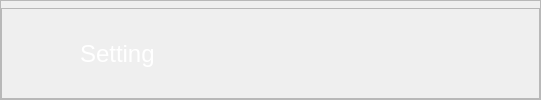
          <widget class="QFrame" name="frame_30">
           <property name="sizePolicy">
            <sizepolicy hsizetype="Expanding" vsizetype="Expanding">
             <horstretch>7</horstretch>
             <verstretch>2</verstretch>
            </sizepolicy>
           </property>
           <property name="minimumSize">
            <size>
             <width>541</width>
             <height>48</height>
            </size>
           </property>
           <property name="styleSheet">
            <string notr="true"/>
           </property>
           <property name="frameShape">
            <enum>QFrame::StyledPanel</enum>
           </property>
           <property name="frameShadow">
            <enum>QFrame::Raised</enum>
           </property>
           <layout class="QHBoxLayout" name="horizontalLayout_20">
            <property name="leftMargin">
             <number>0</number>
            </property>
            <property name="topMargin">
             <number>7</number>
            </property>
            <property name="rightMargin">
             <number>0</number>
            </property>
            <property name="bottomMargin">
             <number>0</number>
            </property>
            <item>
             <widget class="QFrame" name="frame_45">
              <property name="styleSheet">
               <string notr="true">#frame_45{
border-image: url(:/images/phptps/frame 1-01.svg);
}</string>
              </property>
              <property name="frameShape">
               <enum>QFrame::StyledPanel</enum>
              </property>
              <property name="frameShadow">
               <enum>QFrame::Raised</enum>
              </property>
              <layout class="QHBoxLayout" name="horizontalLayout_29">
               <item>
                <widget class="QLabel" name="label_15">
                 <property name="sizePolicy">
                  <sizepolicy hsizetype="Expanding" vsizetype="Expanding">
                   <horstretch>1</horstretch>
                   <verstretch>2</verstretch>
                  </sizepolicy>
                 </property>
                 <property name="minimumSize">
                  <size>
                   <width>56</width>
                   <height>10</height>
                  </size>
                 </property>
                 <property name="styleSheet">
                  <string notr="true">background-color: none;
border:none;
image: url(:/images/phptps/setting.svg);</string>
                 </property>
                 <property name="text">
                  <string/>
                 </property>
                </widget>
               </item>
               <item>
                <widget class="QLabel" name="label_30">
                 <property name="sizePolicy">
                  <sizepolicy hsizetype="Expanding" vsizetype="Expanding">
                   <horstretch>2</horstretch>
                   <verstretch>2</verstretch>
                  </sizepolicy>
                 </property>
                 <property name="font">
                  <font>
                   <pointsize>18</pointsize>
                   <weight>50</weight>
                   <bold>false</bold>
                  </font>
                 </property>
                 <property name="styleSheet">
                  <string notr="true">background-color: none;
border:none;
color: rgb(255, 255, 255);</string>
                 </property>
                 <property name="text">
                  <string>Setting</string>
                 </property>
                </widget>
               </item>
               <item>
                <widget class="QLabel" name="label_31">
                 <property name="sizePolicy">
                  <sizepolicy hsizetype="Expanding" vsizetype="Expanding">
                   <horstretch>5</horstretch>
                   <verstretch>2</verstretch>
                  </sizepolicy>
                 </property>
                 <property name="minimumSize">
                  <size>
                   <width>1</width>
                   <height>0</height>
                  </size>
                 </property>
                 <property name="styleSheet">
                  <string notr="true">background-color: none;
image: url(:/images/phptps/line deraz-02-02.svg);
border:none;</string>
                 </property>
                 <property name="text">
                  <string/>
                 </property>
                </widget>
               </item>
              </layout>
             </widget>
            </item>
           </layout>
          </widget>
